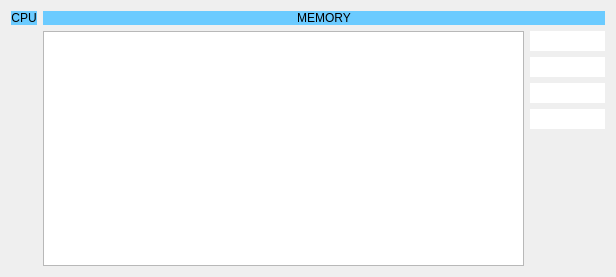
<?xml version="1.0" encoding="UTF-8"?>
<ui version="4.0">
 <class>Watcher</class>
 <widget class="QDialog" name="Watcher">
  <property name="geometry">
   <rect>
    <x>0</x>
    <y>0</y>
    <width>616</width>
    <height>277</height>
   </rect>
  </property>
  <property name="windowTitle">
   <string>Xpeccy WUTcha</string>
  </property>
  <layout class="QHBoxLayout" name="horizontalLayout_2" stretch="0,10">
   <item>
    <layout class="QVBoxLayout" name="verticalLayout" stretch="0,0,0">
     <item>
      <widget class="QLabel" name="label_15">
       <property name="styleSheet">
        <string notr="true">background-color: rgb(107, 203, 255);</string>
       </property>
       <property name="text">
        <string>CPU</string>
       </property>
       <property name="alignment">
        <set>Qt::AlignCenter</set>
       </property>
      </widget>
     </item>
     <item>
      <layout class="QGridLayout" name="regGrid"/>
     </item>
     <item>
      <spacer name="verticalSpacer_2">
       <property name="orientation">
        <enum>Qt::Vertical</enum>
       </property>
       <property name="sizeHint" stdset="0">
        <size>
         <width>20</width>
         <height>40</height>
        </size>
       </property>
      </spacer>
     </item>
    </layout>
   </item>
   <item>
    <layout class="QVBoxLayout" name="verticalLayout_3" stretch="0,10">
     <item>
      <widget class="QLabel" name="label_14">
       <property name="styleSheet">
        <string notr="true">background-color: rgb(107, 203, 255);</string>
       </property>
       <property name="text">
        <string>MEMORY</string>
       </property>
       <property name="alignment">
        <set>Qt::AlignCenter</set>
       </property>
      </widget>
     </item>
     <item>
      <layout class="QHBoxLayout" name="horizontalLayout" stretch="10,0">
       <item>
        <widget class="QTableView" name="wchMemTab">
         <property name="minimumSize">
          <size>
           <width>400</width>
           <height>0</height>
          </size>
         </property>
         <property name="contextMenuPolicy">
          <enum>Qt::ActionsContextMenu</enum>
         </property>
         <property name="selectionMode">
          <enum>QAbstractItemView::SingleSelection</enum>
         </property>
         <property name="selectionBehavior">
          <enum>QAbstractItemView::SelectRows</enum>
         </property>
         <property name="gridStyle">
          <enum>Qt::DotLine</enum>
         </property>
         <attribute name="horizontalHeaderVisible">
          <bool>false</bool>
         </attribute>
         <attribute name="horizontalHeaderStretchLastSection">
          <bool>true</bool>
         </attribute>
         <attribute name="verticalHeaderVisible">
          <bool>false</bool>
         </attribute>
         <attribute name="verticalHeaderMinimumSectionSize">
          <number>17</number>
         </attribute>
         <attribute name="verticalHeaderDefaultSectionSize">
          <number>17</number>
         </attribute>
        </widget>
       </item>
       <item>
        <layout class="QVBoxLayout" name="verticalLayout_2">
         <item>
          <widget class="QLineEdit" name="wchBank0">
           <property name="minimumSize">
            <size>
             <width>75</width>
             <height>0</height>
            </size>
           </property>
           <property name="maximumSize">
            <size>
             <width>75</width>
             <height>16777215</height>
            </size>
           </property>
           <property name="frame">
            <bool>false</bool>
           </property>
           <property name="alignment">
            <set>Qt::AlignCenter</set>
           </property>
           <property name="readOnly">
            <bool>true</bool>
           </property>
          </widget>
         </item>
         <item>
          <widget class="QLineEdit" name="wchBank1">
           <property name="minimumSize">
            <size>
             <width>75</width>
             <height>0</height>
            </size>
           </property>
           <property name="maximumSize">
            <size>
             <width>75</width>
             <height>16777215</height>
            </size>
           </property>
           <property name="frame">
            <bool>false</bool>
           </property>
           <property name="alignment">
            <set>Qt::AlignCenter</set>
           </property>
           <property name="readOnly">
            <bool>true</bool>
           </property>
          </widget>
         </item>
         <item>
          <widget class="QLineEdit" name="wchBank2">
           <property name="minimumSize">
            <size>
             <width>75</width>
             <height>0</height>
            </size>
           </property>
           <property name="maximumSize">
            <size>
             <width>75</width>
             <height>16777215</height>
            </size>
           </property>
           <property name="frame">
            <bool>false</bool>
           </property>
           <property name="alignment">
            <set>Qt::AlignCenter</set>
           </property>
           <property name="readOnly">
            <bool>true</bool>
           </property>
          </widget>
         </item>
         <item>
          <widget class="QLineEdit" name="wchBank3">
           <property name="minimumSize">
            <size>
             <width>75</width>
             <height>0</height>
            </size>
           </property>
           <property name="maximumSize">
            <size>
             <width>75</width>
             <height>16777215</height>
            </size>
           </property>
           <property name="frame">
            <bool>false</bool>
           </property>
           <property name="alignment">
            <set>Qt::AlignCenter</set>
           </property>
           <property name="readOnly">
            <bool>true</bool>
           </property>
          </widget>
         </item>
         <item>
          <spacer name="verticalSpacer">
           <property name="orientation">
            <enum>Qt::Vertical</enum>
           </property>
           <property name="sizeHint" stdset="0">
            <size>
             <width>20</width>
             <height>40</height>
            </size>
           </property>
          </spacer>
         </item>
        </layout>
       </item>
      </layout>
     </item>
    </layout>
   </item>
  </layout>
  <action name="actAddWatcher">
   <property name="icon">
    <iconset resource="../xpeccy.qrc">
     <normaloff>:/images/add.png</normaloff>:/images/add.png</iconset>
   </property>
   <property name="text">
    <string>Add watcher</string>
   </property>
  </action>
  <action name="actDelWatcher">
   <property name="icon">
    <iconset resource="../xpeccy.qrc">
     <normaloff>:/images/cancel.png</normaloff>:/images/cancel.png</iconset>
   </property>
   <property name="text">
    <string>Delete watcher</string>
   </property>
  </action>
 </widget>
 <resources>
  <include location="../xpeccy.qrc"/>
 </resources>
 <connections/>
</ui>
